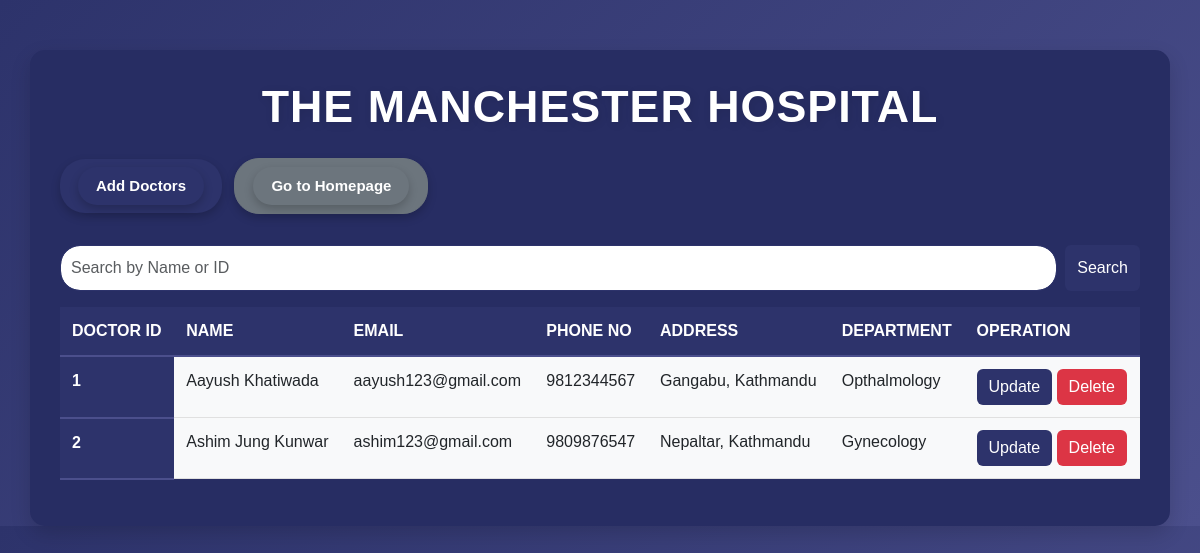
The app's page /doctors.php with its own data.
### tables this page shows
CREATE TABLE doctors (
    id INT PRIMARY KEY AUTO_INCREMENT,
    name VARCHAR(100) NOT NULL,
    email VARCHAR(100) UNIQUE NOT NULL,
    phone_no VARCHAR(20) NOT NULL,
    address TEXT NOT NULL,
    department VARCHAR(100) NOT NULL
);

### doctors.php (the view, shortened to what this page needs)
<?php
include ('connect.php');
?>
<!DOCTYPE html>
<html>
<head>
    <link href="https://cdn.jsdelivr.net/npm/bootstrap@5.3.0-alpha1/dist/css/bootstrap.min.css" rel="stylesheet">
    <link href="tables.css" rel="stylesheet">
</head>
<body>
    <div class="container">
        <h1>The Manchester Hospital</h1>
        <button class="btn btn-primary btn-custom my-3">
            <a href="add_doc.php" class="btn-custom">Add Doctors</a>
        </button>
        <button class="btn btn-secondary btn-custom my-3 ms-2">
            <a href="loggedIn.php" class="btn-custom">Go to Homepage</a>
        </button>
        <div class="search-container">
            <form method="GET" class="d-flex w-100">
                <input type="text" name="search" class="form-control me-2" placeholder="Search by Name or ID" required>
                <button type="submit" class="btn btn-primary">Search</button>
            </form>
        </div>
        <table class="table table-hover mt-3">
            <thead>
                <tr>
                    <th scope="col">Doctor Id</th>
                    <th scope="col">Name</th>
                    <th scope="col">Email</th>
                    <th scope="col">Phone No</th>
                    <th scope="col">Address</th>
                    <th scope="col">Department</th>
                    <th scope="col">Operation</th>
                </tr>
            </thead>
            <tbody>
                <?php
                $search_query = "";
                $sql = "SELECT * FROM doctors $search_query";
                $result = mysqli_query($conn, $sql);
                if ($result && mysqli_num_rows($result) > 0) {
                    while ($row = mysqli_fetch_assoc($result)) {
                        echo '<tr>
                            <th scope="row">' . $row['id'] . '</th>
                            <td>' . $row['name'] . '</td>
                            <td>' . $row['email'] . '</td>
                            <td>' . $row['phone_no'] . '</td>
                            <td>' . $row['address'] . '</td>
                            <td>' . $row['department'] . '</td>
                            <td>
                                <button class="btn btn-primary update-btn" data-id="' . $row['id'] . '">Update</button>
                                <button class="btn btn-danger delete-btn" data-id="' . $row['id'] . '">Delete</button>
                            </td>
                        </tr>';
                    }
                } else {
                    echo '<tr><td colspan="7" class="no-results">No search results found</td></tr>';
                }
                ?>
            </tbody>
        </table>
    </div>
</body>
</html>

### tables.css (style rules this page uses)
body { background: linear-gradient(135deg, #2D336B, #4B4F8C); font-family: 'Poppins', sans-serif; margin: 0; padding: 0; }
.container { margin-top: 50px; background: #272d63; padding: 30px; border-radius: 15px; box-shadow: 0 8px 20px rgba(0, 0, 0, 0.15); transition: transform 0.3s ease-in-out; }
.btn-custom { border-radius: 25px; padding: 8px 18px; font-size: 15px; font-weight: 600; transition: all 0.4s ease-in-out; text-decoration: none; color: white; display: inline-block; box-shadow: 0 4px 10px rgba(0, 0, 0, 0.2); }
.btn-primary { background: #2D336B; border: none; }
.btn-danger { background: #dc3545; border: none; }
.table { margin-top: 20px; border-collapse: collapse; width: 100%; }
.table th { background: #2D336B; color: #ffffff; padding: 12px; text-transform: uppercase; font-weight: 600; border-bottom: 2px solid #4B4F8C; }
.table td { padding: 12px; background-color: #f8f9fa; border-bottom: 1px solid #e0e0e0; }
h1 { text-align: center; color: #ffffff; font-size: 2.8rem; font-weight: bold; text-transform: uppercase; letter-spacing: 1px; text-shadow: 2px 2px 10px rgba(0, 0, 0, 0.1); }
.search-container { display: flex; justify-content: space-between; margin-top: 15px; align-items: center; }
.search-container input { width: 100%; padding: 10px; border-radius: 20px; border: 1px solid #2D336B; outline: none; transition: all 0.3s ease-in-out; }

### records on screen
doctors: id "1", name "Aayush Khatiwada", email "aayush123@gmail.com", phone_no "9812344567", address "Gangabu, Kathmandu", department "Opthalmology"
doctors: id "2", name "Ashim Jung Kunwar", email "ashim123@gmail.com", phone_no "9809876547", address "Nepaltar, Kathmandu", department "Gynecology"
